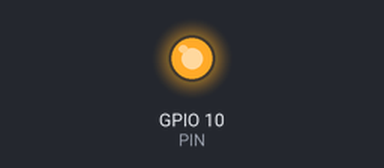
Bench run of a program on a simulated Raspberry Pi (BCM pin numbers). Parts: output pins drawn as LEDs (lit = HIGH). At 2.0 s the program stops and its outputs stay as they are.

Above: at 0.1 s.
At 2.1 s:
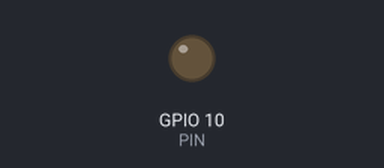
Timing chart, 0 to 3.5 s (numbered marks = the images above):
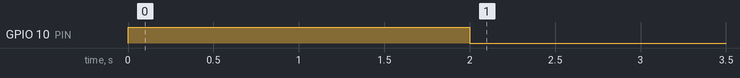

The program:

code1_1.py
```python
# -*- coding: utf-8 -*-
'''
１つのLEDを点滅させるプログラム
'''

import RPi.GPIO as GPIO
import time

PIN=10

#毎回するおまじない
GPIO.setmode(GPIO.BCM) #GPIOのセットアップをBCMモード
GPIO.setup(PIN,GPIO.OUT) #ピン10を出力するように設定

GPIO.output(PIN,GPIO.HIGH) # ピン10に電流を流す(HIGH)
time.sleep(2)              # 2秒待つ
GPIO.output(PIN,GPIO.LOW)  # ピン10に流れる電流を0にする(LOW)

GPIO.cleanup() # 最後に必ずする作業、これをしないと再度プログラムを実行した時プログラムの実行ができない


#------
# code1_2.pyへ進んで下さい。
```

Measured:
- by itself, GPIO 10 (PIN): LOW → HIGH at 0.00 s, → LOW 2.0 s later
